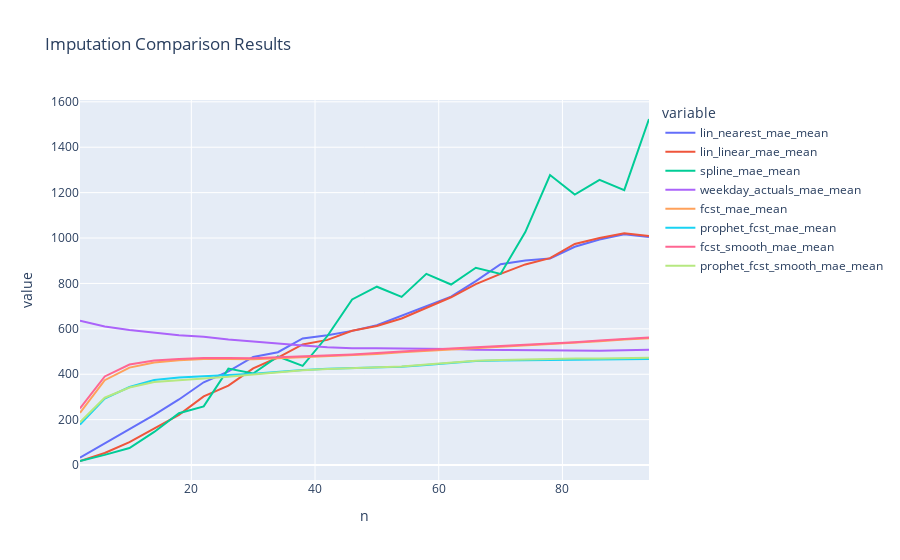

Write notebook code for a chart like this one.
### Code cell
plot_imputation_results(agg_result)
# Next steps: 
# Include standard deviation and confidence intervals
# Include seasonal decomposition methods
# Extend imputation window to as much as 5 days, but reduce granularity

### Figure 1 — Plotly figure (JSON) as saved in the notebook; plotly's stock layout.template omitted (floating-point values rounded to 4 significant figures)
{"data": [{"hovertemplate": "variable=lin_nearest_mae_mean<br>n=%{x}<br>value=%{y}<extra></extra>", "legendgroup": "lin_nearest_mae_mean", "line": {"color": "#636efa", "dash": "solid"}, "marker": {"symbol": "circle"}, "mode": "lines", "name": "lin_nearest_mae_mean", "orientation": "v", "showlegend": true, "type": "scatter", "x": [2, 6, 10, 14, 18, 22, 26, 30, 34, 38, 42, 46, 50, 54, 58, 62, 66, 70, 74, 78, 82, 86, 90, 94], "xaxis": "x", "y": [32.43, 95.01, 159.3, 221.1, 289.0, 364.6, 412.2, 476.1, 496.9, 557.6, 571.6, 591.0, 615.9, 657.6, 701.9, 742.1, 810.5, 884.8, 901.1, 910.2, 961.5, 993.7, 1017.0, 1005.0], "yaxis": "y"}, {"hovertemplate": "variable=lin_linear_mae_mean<br>n=%{x}<br>value=%{y}<extra></extra>", "legendgroup": "lin_linear_mae_mean", "line": {"color": "#EF553B", "dash": "solid"}, "marker": {"symbol": "circle"}, "mode": "lines", "name": "lin_linear_mae_mean", "orientation": "v", "showlegend": true, "type": "scatter", "x": [2, 6, 10, 14, 18, 22, 26, 30, 34, 38, 42, 46, 50, 54, 58, 62, 66, 70, 74, 78, 82, 86, 90, 94], "xaxis": "x", "y": [17.87, 53.06, 101.0, 160.4, 220.9, 302.5, 349.9, 426.1, 473.6, 531.2, 551.3, 591.6, 612.9, 645.8, 692.8, 739.1, 796.7, 842.2, 883.7, 911.5, 974.0, 1000.0, 1021.0, 1009.0], "yaxis": "y"}, {"hovertemplate": "variable=spline_mae_mean<br>n=%{x}<br>value=%{y}<extra></extra>", "legendgroup": "spline_mae_mean", "line": {"color": "#00cc96", "dash": "solid"}, "marker": {"symbol": "circle"}, "mode": "lines", "name": "spline_mae_mean", "orientation": "v", "showlegend": true, "type": "scatter", "x": [2, 6, 10, 14, 18, 22, 26, 30, 34, 38, 42, 46, 50, 54, 58, 62, 66, 70, 74, 78, 82, 86, 90, 94], "xaxis": "x", "y": [18.06, 44.78, 75.15, 145.8, 228.2, 258.6, 425.0, 403.1, 478.3, 437.1, 568.4, 729.5, 785.6, 740.7, 842.2, 795.3, 869.0, 841.7, 1026.0, 1278.0, 1191.0, 1256.0, 1211.0, 1524.0], "yaxis": "y"}, {"hovertemplate": "variable=weekday_actuals_mae_mean<br>n=%{x}<br>value=%{y}<extra></extra>", "legendgroup": "weekday_actuals_mae_mean", "line": {"color": "#ab63fa", "dash": "solid"}, "marker": {"symbol": "circle"}, "mode": "lines", "name": "weekday_actuals_mae_mean", "orientation": "v", "showlegend": true, "type": "scatter", "x": [2, 6, 10, 14, 18, 22, 26, 30, 34, 38, 42, 46, 50, 54, 58, 62, 66, 70, 74, 78, 82, 86, 90, 94], "xaxis": "x", "y": [636.2, 610.1, 594.9, 582.6, 571.8, 565.4, 553.0, 544.5, 534.8, 526.1, 518.7, 514.6, 514.9, 514.1, 513.8, 510.9, 507.4, 506.4, 505.8, 503.9, 502.8, 503.8, 505.3, 507.7], "yaxis": "y"}, {"hovertemplate": "variable=fcst_mae_mean<br>n=%{x}<br>value=%{y}<extra></extra>", "legendgroup": "fcst_mae_mean", "line": {"color": "#FFA15A", "dash": "solid"}, "marker": {"symbol": "circle"}, "mode": "lines", "name": "fcst_mae_mean", "orientation": "v", "showlegend": true, "type": "scatter", "x": [2, 6, 10, 14, 18, 22, 26, 30, 34, 38, 42, 46, 50, 54, 58, 62, 66, 70, 74, 78, 82, 86, 90, 94], "xaxis": "x", "y": [229.9, 373.9, 429.4, 451.8, 461.3, 467.4, 466.8, 465.9, 470.1, 474.8, 479.3, 483.5, 489.6, 497.3, 503.0, 509.1, 515.9, 522.8, 528.1, 533.3, 539.4, 545.9, 553.0, 558.7], "yaxis": "y"}, {"hovertemplate": "variable=prophet_fcst_mae_mean<br>n=%{x}<br>value=%{y}<extra></extra>", "legendgroup": "prophet_fcst_mae_mean", "line": {"color": "#19d3f3", "dash": "solid"}, "marker": {"symbol": "circle"}, "mode": "lines", "name": "prophet_fcst_mae_mean", "orientation": "v", "showlegend": true, "type": "scatter", "x": [2, 6, 10, 14, 18, 22, 26, 30, 34, 38, 42, 46, 50, 54, 58, 62, 66, 70, 74, 78, 82, 86, 90, 94], "xaxis": "x", "y": [177.9, 292.6, 343.8, 374.6, 385.1, 392.2, 397.0, 402.7, 411.5, 419.1, 424.4, 427.0, 428.1, 433.0, 440.7, 450.6, 458.6, 461.0, 462.2, 464.1, 464.7, 464.6, 465.5, 467.1], "yaxis": "y"}, {"hovertemplate": "variable=fcst_smooth_mae_mean<br>n=%{x}<br>value=%{y}<extra></extra>", "legendgroup": "fcst_smooth_mae_mean", "line": {"color": "#FF6692", "dash": "solid"}, "marker": {"symbol": "circle"}, "mode": "lines", "name": "fcst_smooth_mae_mean", "orientation": "v", "showlegend": true, "type": "scatter", "x": [2, 6, 10, 14, 18, 22, 26, 30, 34, 38, 42, 46, 50, 54, 58, 62, 66, 70, 74, 78, 82, 86, 90, 94], "xaxis": "x", "y": [249.4, 390.4, 442.7, 460.9, 467.6, 471.8, 471.8, 471.0, 474.6, 477.8, 482.0, 487.1, 493.4, 501.2, 507.2, 513.2, 518.8, 524.0, 528.8, 534.5, 541.3, 549.1, 556.6, 562.4], "yaxis": "y"}, {"hovertemplate": "variable=prophet_fcst_smooth_mae_mean<br>n=%{x}<br>value=%{y}<extra></extra>", "legendgroup": "prophet_fcst_smooth_mae_mean", "line": {"color": "#B6E880", "dash": "solid"}, "marker": {"symbol": "circle"}, "mode": "lines", "name": "prophet_fcst_smooth_mae_mean", "orientation": "v", "showlegend": true, "type": "scatter", "x": [2, 6, 10, 14, 18, 22, 26, 30, 34, 38, 42, 46, 50, 54, 58, 62, 66, 70, 74, 78, 82, 86, 90, 94], "xaxis": "x", "y": [188.8, 296.6, 341.4, 365.7, 374.0, 380.4, 389.0, 399.1, 408.9, 417.4, 423.6, 426.7, 428.8, 434.6, 442.7, 451.7, 459.6, 462.6, 465.4, 468.0, 469.3, 469.7, 470.9, 472.5], "yaxis": "y"}], "layout": {"legend": {"title": {"text": "variable"}, "tracegroupgap": 0}, "title": {"text": "Imputation Comparison Results"}, "xaxis": {"anchor": "y", "domain": [0, 1], "title": {"text": "n"}}, "yaxis": {"anchor": "x", "domain": [0, 1], "title": {"text": "value"}}}}
